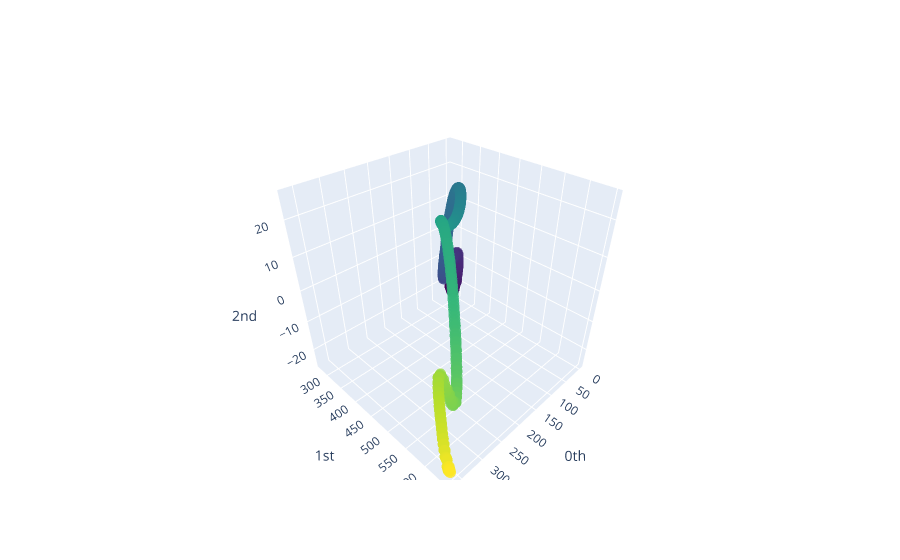

The notebook cell this image was saved under:
### Markdown cell above
## Sky Data

### Code cell
df = pd.read_csv('Mercury 2020.csv')

#first three entries: time and sky coordinates
skyData = df.to_numpy()[:,:3]

#accounting for wraparound
for i in range(len(skyData)-1):
    if skyData[i+1,1]<10 and skyData[i,1]>350:
        for j in range(i+1,len(skyData)): skyData[j,1]+=360         

plot_point_cloud(data)

### Figure 1 — Plotly figure (JSON) as saved in the notebook; plotly's stock layout.template omitted (floating-point values rounded to 4 significant figures; data arrays with more than 128 entries replaced by an {"elided": "..."} marker saying what was removed)
{"data": [{"marker": {"color": {"elided": "366 int values"}, "colorscale": [[0, "#440154"], [0.1111, "#482878"], [0.2222, "#3e4989"], [0.3333, "#31688e"], [0.4444, "#26828e"], [0.5556, "#1f9e89"], [0.6667, "#35b779"], [0.7778, "#6ece58"], [0.8889, "#b5de2b"], [1, "#fde725"]], "opacity": 0.8, "size": 4}, "mode": "markers", "type": "scatter3d", "x": {"elided": "366 int values"}, "y": {"elided": "366 float values"}, "z": {"elided": "366 float values"}}], "layout": {"scene": {"xaxis": {"exponentformat": "e", "showexponent": "all", "title": {"text": "0th"}, "type": "linear"}, "yaxis": {"exponentformat": "e", "showexponent": "all", "title": {"text": "1st"}, "type": "linear"}, "zaxis": {"exponentformat": "e", "showexponent": "all", "title": {"text": "2nd"}, "type": "linear"}}}}
